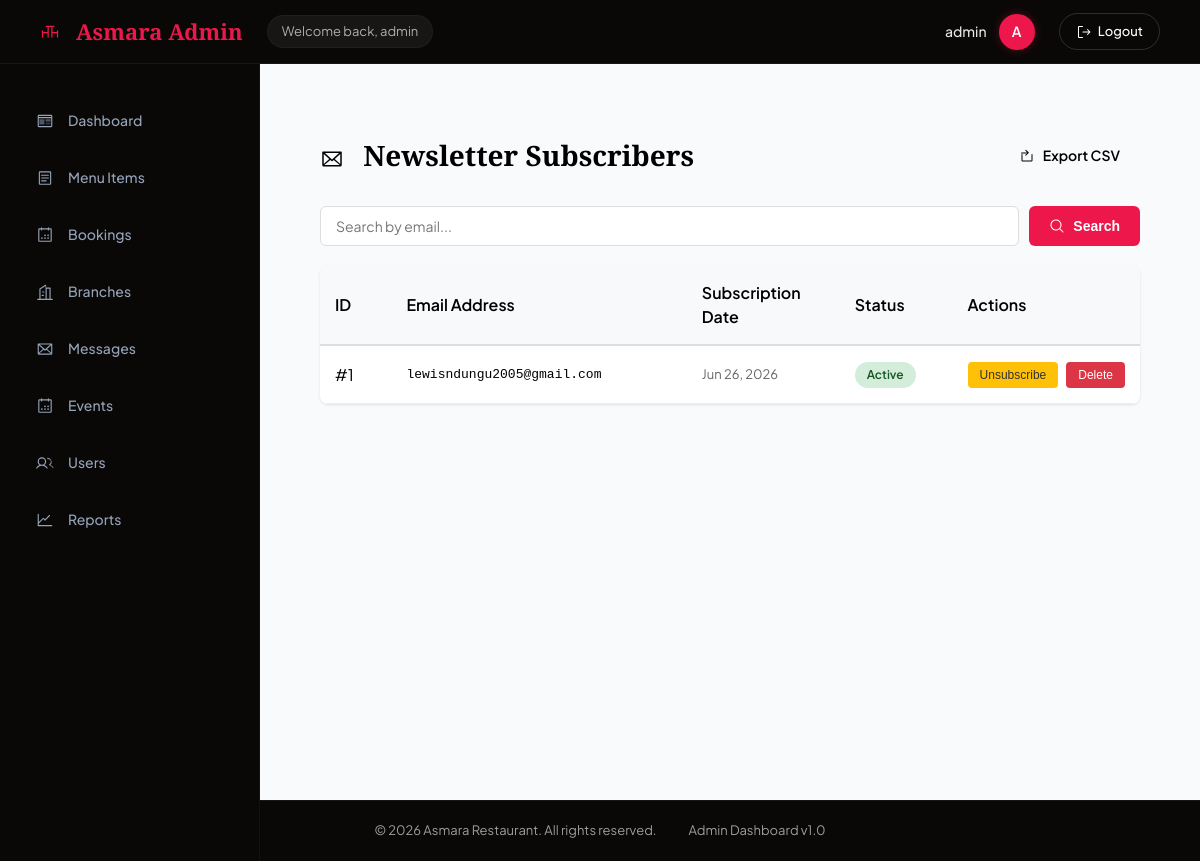
/backend/admin/newsletter.php (signed in), run on the app's committed database.
### tables this page shows
CREATE TABLE `newsletter_subscribers` (
  `id` int(11) NOT NULL AUTO_INCREMENT,
  `email` varchar(100) NOT NULL,
  `subscribed_at` timestamp NOT NULL DEFAULT current_timestamp(),
  `is_active` tinyint(1) DEFAULT 1,
  PRIMARY KEY (`id`),
  UNIQUE KEY `email` (`email`),
  KEY `idx_email` (`email`)
);

### backend/database/Connection.php (called while the page is built, shortened)
<?php
class Database {
    private static $instance = null;
    private $connection;
    private function __construct() {
        try {
            $dsn = "mysql:host=" . DB_HOST . ";dbname=" . DB_NAME . ";charset=" . DB_CHARSET;
            $this->connection = new PDO(
                $dsn,
                DB_USER,
                DB_PASS,
                [
                    PDO::ATTR_ERRMODE => PDO::ERRMODE_EXCEPTION,
                    PDO::ATTR_DEFAULT_FETCH_MODE => PDO::FETCH_ASSOC,
                    PDO::ATTR_EMULATE_PREPARES => false,
                ]
            );
        } catch (PDOException $e) {
            die('Database connection failed: ' . $e->getMessage());
        }
    }
    public static function getInstance() {
        if (self::$instance === null) {
            self::$instance = new self();
        }
        return self::$instance;
    }
    public function query($sql, $params = []) {
        try {
            $stmt = $this->connection->prepare($sql);
            $stmt->execute($params);
            return $stmt;
        } catch (PDOException $e) {
            error_log('Database query error: ' . $e->getMessage());
            throw new Exception('Database query failed: ' . $e->getMessage());
        }
    }
    public function getRows($sql, $params = []) {
        $stmt = $this->query($sql, $params);
        return $stmt->fetchAll();
    }
}

### backend/database/NewsletterRepository.php (called while the page is built, shortened)
<?php
require_once __DIR__ . '/Connection.php';
class NewsletterRepository {
    private $db;
    private $table = 'newsletter_subscribers';
    public function __construct() {
        $this->db = Database::getInstance();
    }
    public function getAll($onlyActive = true) {
        $sql = "SELECT * FROM {$this->table}";
        if ($onlyActive) {
            $sql .= " WHERE is_active = TRUE";
        }
        $sql .= " ORDER BY subscribed_at DESC";
        return $this->db->getRows($sql);
    }
}
?>

### backend/admin/newsletter.php (the view, shortened to what this page needs)
<?php
require_once __DIR__ . '/../database/Connection.php';
require_once __DIR__ . '/../database/NewsletterRepository.php';
$newsletterRepo = new NewsletterRepository();
$subscribers = $newsletterRepo->getAll();
$search = $_GET['search'] ?? '';
include 'header.php';
?>
<div class="dashboard-container">
    <div class="page-header">
        <h1 class="page-title">
            Newsletter Subscribers
        </h1>
        <div class="header-actions">
            <a href="?export=csv" class="btn btn-secondary">
                Export CSV
            </a>
        </div>
    </div>
    <div class="search-box">
        <form method="GET" style="display: flex; gap: 10px; flex: 1;">
            <input type="text" name="search" placeholder="Search by email..." value="<?php echo htmlspecialchars($search); ?>">
            <button type="submit" class="btn btn-primary">
                <svg width="16" height="16" viewBox="0 0 256 256" fill="none" style="display: inline-block; margin-right: 8px; vertical-align: middle;">
                    <path d="M229.66 218.34l-50.07-50.06a88.21 88.21 0 1 0-11.31 11.31l50.06 50.07a8 8 0 0 0 11.32-11.32ZM40 112a72 72 0 1 1 72 72 72.08 72.08 0 0 1-72-72Z" fill="currentColor"/>
                </svg>
                Search
            </button>
        </form>
    </div>
    <div class="subscribers-table">
        <?php if (empty($subscribers)): ?>
            <div class="empty-state">
                <div class="empty-state-icon">
                    <svg width="64" height="64" viewBox="0 0 256 256" fill="none" style="opacity: 0.5;">
                        <path d="M224 48H32a8 8 0 0 0-8 8v136a16 16 0 0 0 16 16h176a16 16 0 0 0 16-16V56a8 8 0 0 0-8-8Zm-96 85.15L52.57 64h150.86ZM98.71 128 40 181.81V74.19Zm11.84 10.85 12.58 11a8 8 0 0 0 10.74 0l12.58-11L210.39 192H45.61ZM157.29 128 216 74.19v107.62Z" fill="currentColor"/>
                    </svg>
                </div>
                <h3>No Subscribers Yet</h3>
                <p>Newsletter subscribers will appear here when users sign up from the website.</p>
            </div>
        <?php else: ?>
            <div class="table-wrapper">
                <table>
                    <thead>
                        <tr>
                            <th style="width: 10%;">ID</th>
                            <th style="width: 40%;">Email Address</th>
                            <th style="width: 20%;">Subscription Date</th>
                            <th style="width: 15%;">Status</th>
                            <th style="width: 15%;">Actions</th>
                        </tr>
                    </thead>
                    <tbody>
                        <?php foreach ($subscribers as $sub): ?>
                            <tr>
                                <td>#<?php echo htmlspecialchars($sub['id']); ?></td>
                                <td class="email-cell"><?php echo htmlspecialchars($sub['email']); ?></td>
                                <td class="date-cell"><?php echo date('M d, Y', strtotime($sub['subscribed_at'])); ?></td>
                                <td>
                                    <span class="status-badge <?php echo $sub['is_active'] ? 'status-active' : 'status-inactive'; ?>">
                                        <?php echo $sub['is_active'] ? 'Active' : 'Inactive'; ?>
                                    </span>
                                </td>
                                <td>
                                    <div class="actions-cell">
                                        <?php if ($sub['is_active']): ?>
                                            <form method="POST" style="display: inline;">
                                                <button type="submit" class="btn-small btn-unsubscribe" onclick="return confirm('Unsubscribe this email?');">Unsubscribe</button>
                                            </form>
                                        <?php endif; ?>
                                        <form method="POST" style="display: inline;">
                                            <button type="submit" class="btn-small btn-delete" onclick="return confirm('Delete this subscriber permanently?');">Delete</button>
                                        </form>
                                    </div>
                                </td>
                            </tr>
                        <?php endforeach; ?>
                    </tbody>
                </table>
            </div>
        <?php endif; ?>
    </div>
</div>
<?php include 'footer.php'; ?>

### backend/admin/dashboard.css (style rules this page uses)
:root { --color-primary: #ed174b; --color-primary-hover: #d41241; --color-primary-light: rgba(237, 23, 75, 0.05); --color-primary-border: rgba(237, 23, 75, 0.15); --color-bg: #f8fafc; --color-surface: #ffffff; --color-sidebar: #0a0807; --color-sidebar-text: #94a3b8; --color-text: #000000; --color-text-muted: #2c2c2c; --color-border: #f1f5f9; --color-success: #10b981; --color-success-light: rgba(16, 185, 129, 0.06); --color-warning: #f59e0b; --color-warning-light: rgba(245, 158, 11, 0.06); --color-danger: #ef4444; --color-danger-light: rgba(239, 68, 68, 0.06); --color-info: #3b82f6; --color-info-light: rgba(59, 130, 246, 0.06); --radius-sm: 8px; --radius-md: 16px; --radius-lg: 24px; --shadow-sm: 0 1px 3px rgba(0,0,0,0.02); --shadow-md: 0 10px 30px rgba(0, 0, 0, 0.03), 0 2px 8px rgba(0, 0, 0, 0.01); --shadow-lg: 0 20px 40px rgba(0, 0, 0, 0.06), 0 4px 12px rgba(0, 0, 0, 0.02); --transition: all 0.3s cubic-bezier(0.25, 0.8, 0.25, 1); }
* { margin: 0; padding: 0; box-sizing: border-box; }
body { font-family: 'Plus Jakarta Sans', -apple-system, BlinkMacSystemFont, 'Segoe UI', Roboto, sans-serif; background: var(--color-bg); color: var(--color-text); line-height: 1.5; -webkit-font-smoothing: antialiased; }
.page-header { margin-bottom: 40px; }
.page-title { font-family: 'Playfair Display', Georgia, serif; font-size: 32px; font-weight: 700; color: var(--color-text); margin-bottom: 6px; }
.status-badge { display: inline-flex; align-items: center; padding: 6px 14px; border-radius: 99px; font-size: 12px; font-weight: 600; }
.form-control, input[type="text"], input[type="number"], input[type="email"], input[type="password"], input[type="date"], input[type="time"], select, textarea { width: 100%; padding: 12px 16px; border: 1px solid #d1d5db; border-radius: var(--radius-sm); font-family: inherit; font-size: 14px; color: var(--color-text); background-color: #ffffff; transition: var(--transition); }
.btn { display: inline-flex; align-items: center; justify-content: center; padding: 10px 20px; font-size: 14px; font-weight: 600; border-radius: var(--radius-sm); border: 1px solid transparent; cursor: pointer; transition: var(--transition); text-decoration: none; }
.btn-primary { background: var(--color-primary); color: #ffffff; }
.btn-secondary { background: #f3f4f6; color: #374151; border-color: #d1d5db; }
.actions-cell { display: flex; gap: 8px; }
.actions-cell form { margin: 0; }

### backend/admin/newsletter.php (style rules this page uses)
.dashboard-container { max-width: 1400px; margin: 0 auto; padding: 30px 20px; }
.page-header { margin-bottom: 30px; display: flex; justify-content: space-between; align-items: center; flex-wrap: wrap; gap: 15px; }
.page-title { font-size: 28px; font-weight: 700; color: var(--color-text-dark); margin: 0; }
.header-actions { display: flex; gap: 10px; flex-wrap: wrap; }
.btn { padding: 10px 20px; border: none; border-radius: 6px; cursor: pointer; font-size: 14px; font-weight: 600; transition: all 0.3s ease; }
.btn-primary { background-color: var(--color-primary); color: white; }
.btn-secondary { background-color: var(--color-gold); color: var(--color-text-dark); }
.search-box { margin-bottom: 20px; display: flex; gap: 10px; }
.search-box input { flex: 1; padding: 10px 15px; border: 1px solid #ddd; border-radius: 6px; font-size: 14px; }
.subscribers-table { background: white; border-radius: 8px; box-shadow: 0 1px 3px rgba(0,0,0,0.1); overflow: hidden; }
.table-wrapper { overflow-x: auto; }
table { width: 100%; border-collapse: collapse; }
thead { background-color: #f8f9fa; }
th { padding: 15px; text-align: left; font-weight: 600; color: var(--color-text-dark); border-bottom: 2px solid #ddd; }
td { padding: 15px; border-bottom: 1px solid #eee; }
.email-cell { font-family: 'Courier New', monospace; font-size: 13px; }
.date-cell { font-size: 13px; color: #666; }
.status-badge { display: inline-block; padding: 4px 12px; border-radius: 20px; font-size: 12px; font-weight: 600; }
.status-active { background-color: #d4edda; color: #155724; }
.actions-cell { display: flex; gap: 8px; }
.btn-small { padding: 6px 12px; font-size: 12px; border: none; border-radius: 4px; cursor: pointer; transition: all 0.3s ease; }
.btn-unsubscribe { background-color: #ffc107; color: #333; }
.btn-delete { background-color: #dc3545; color: white; }

### data on the page
newsletter_subscribers: id "1", email "lewisndungu2005@gmail.com", subscribed_at "Jun 26, 2026", is_active "Active"

### other printed values
$current_user['username'] "admin"
substr($current_user['username'], 0, 1) "A"
